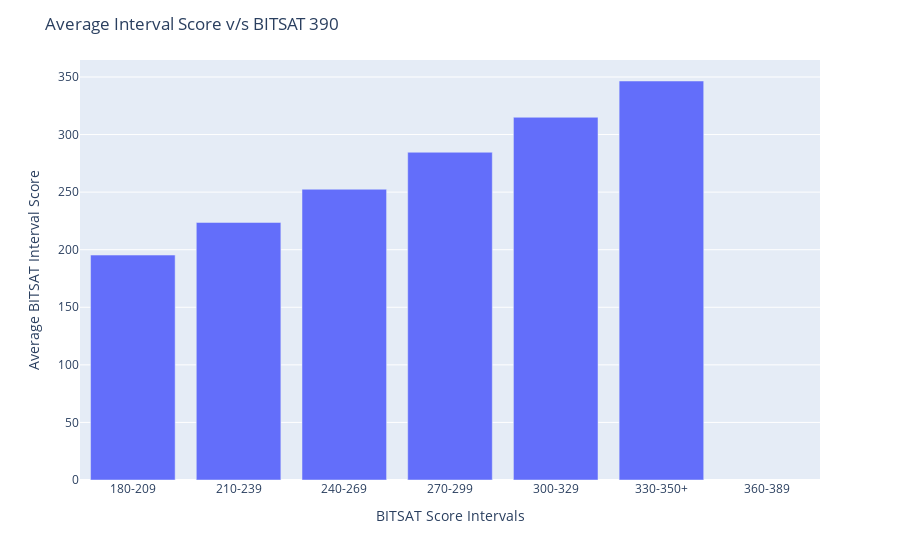

The notebook cell saved with this chart:
### Markdown cell above
#### Plotting 390

### Code cell
"""Syntax:
fig = px.bar(data_canada, x='year', y='pop')
"""

score_interval_bitsat_390 = px.bar(
    bitsat_cg_dropped_plotting_data_390,
    x=bitsat_cg_dropped_plotting_data_390.index,
    y=bitsat_cg_dropped_plotting_data_390["mean_bitsat_score"],
)

score_interval_bitsat_390.update_layout(
    xaxis_title="BITSAT Score Intervals",
    yaxis_title="Average BITSAT Interval Score",
    title="Average Interval Score v/s BITSAT 390",
)

score_interval_bitsat_390.show()

### Figure 1 — Plotly figure (JSON) as saved in the notebook; plotly's stock layout.template omitted (floating-point values rounded to 4 significant figures)
{"data": [{"alignmentgroup": "True", "hovertemplate": "score_intervals=%{x}<br>mean_bitsat_score=%{y}<extra></extra>", "legendgroup": "", "marker": {"color": "#636efa", "pattern": {"shape": ""}}, "name": "", "offsetgroup": "", "orientation": "v", "showlegend": false, "textposition": "auto", "type": "bar", "x": ["180-209", "210-239", "240-269", "270-299", "300-329", "330-350+", "360-389"], "xaxis": "x", "y": [195.3, 223.7, 252.5, 284.6, 315, 346.5, null], "yaxis": "y"}], "layout": {"barmode": "relative", "legend": {"tracegroupgap": 0}, "margin": {"t": 60}, "title": {"text": "Average Interval Score v/s BITSAT 390"}, "xaxis": {"anchor": "y", "domain": [0, 1], "title": {"text": "BITSAT Score Intervals"}}, "yaxis": {"anchor": "x", "domain": [0, 1], "title": {"text": "Average BITSAT Interval Score"}}}}
